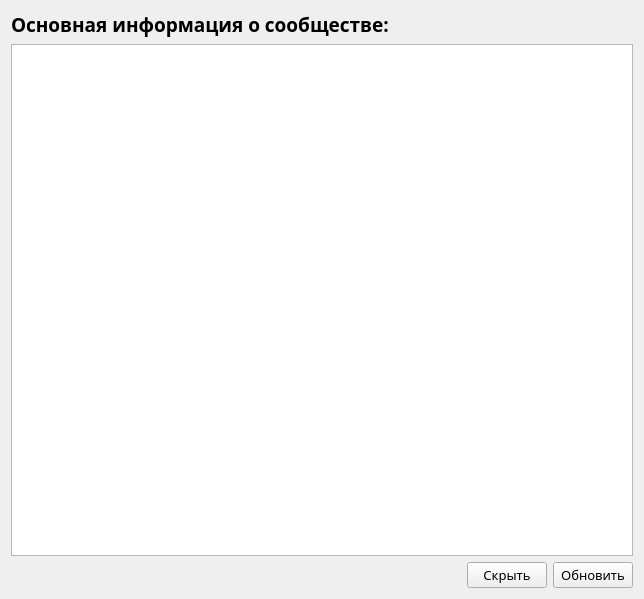
<?xml version="1.0" encoding="UTF-8"?>
<ui version="4.0">
 <class>window</class>
 <widget class="QWidget" name="window">
  <property name="geometry">
   <rect>
    <x>0</x>
    <y>0</y>
    <width>644</width>
    <height>599</height>
   </rect>
  </property>
  <property name="windowTitle">
   <string>Form</string>
  </property>
  <layout class="QGridLayout" name="gridLayout">
   <item row="0" column="0">
    <layout class="QHBoxLayout" name="horizontalLayout">
     <item>
      <widget class="QLabel" name="groupMainTitle">
       <property name="font">
        <font>
         <family>Century Gothic</family>
         <pointsize>14</pointsize>
         <weight>75</weight>
         <bold>true</bold>
        </font>
       </property>
       <property name="text">
        <string>Основная информация о сообществе:</string>
       </property>
      </widget>
     </item>
     <item>
      <widget class="QLabel" name="error_msg">
       <property name="sizePolicy">
        <sizepolicy hsizetype="Expanding" vsizetype="Preferred">
         <horstretch>0</horstretch>
         <verstretch>0</verstretch>
        </sizepolicy>
       </property>
       <property name="font">
        <font>
         <family>Century Gothic</family>
         <pointsize>14</pointsize>
        </font>
       </property>
       <property name="text">
        <string/>
       </property>
      </widget>
     </item>
    </layout>
   </item>
   <item row="2" column="0">
    <layout class="QHBoxLayout" name="horizontalLayout_2">
     <item>
      <spacer name="horizontalSpacer">
       <property name="orientation">
        <enum>Qt::Horizontal</enum>
       </property>
       <property name="sizeHint" stdset="0">
        <size>
         <width>40</width>
         <height>20</height>
        </size>
       </property>
      </spacer>
     </item>
     <item>
      <widget class="QPushButton" name="back_btn">
       <property name="sizePolicy">
        <sizepolicy hsizetype="Fixed" vsizetype="Fixed">
         <horstretch>0</horstretch>
         <verstretch>0</verstretch>
        </sizepolicy>
       </property>
       <property name="font">
        <font>
         <family>Century Gothic</family>
         <pointsize>10</pointsize>
         <weight>50</weight>
         <bold>false</bold>
        </font>
       </property>
       <property name="text">
        <string>Скрыть</string>
       </property>
       <property name="shortcut">
        <string>Esc</string>
       </property>
      </widget>
     </item>
     <item>
      <widget class="QPushButton" name="update_info">
       <property name="sizePolicy">
        <sizepolicy hsizetype="Fixed" vsizetype="Fixed">
         <horstretch>0</horstretch>
         <verstretch>0</verstretch>
        </sizepolicy>
       </property>
       <property name="font">
        <font>
         <family>Century Gothic</family>
         <pointsize>10</pointsize>
         <weight>50</weight>
         <bold>false</bold>
        </font>
       </property>
       <property name="text">
        <string>Обновить</string>
       </property>
       <property name="shortcut">
        <string>Return</string>
       </property>
      </widget>
     </item>
    </layout>
   </item>
   <item row="1" column="0">
    <widget class="QTextEdit" name="main_info">
     <property name="font">
      <font>
       <family>Century Gothic</family>
       <pointsize>16</pointsize>
      </font>
     </property>
     <property name="readOnly">
      <bool>true</bool>
     </property>
    </widget>
   </item>
  </layout>
 </widget>
 <resources/>
 <connections/>
</ui>
